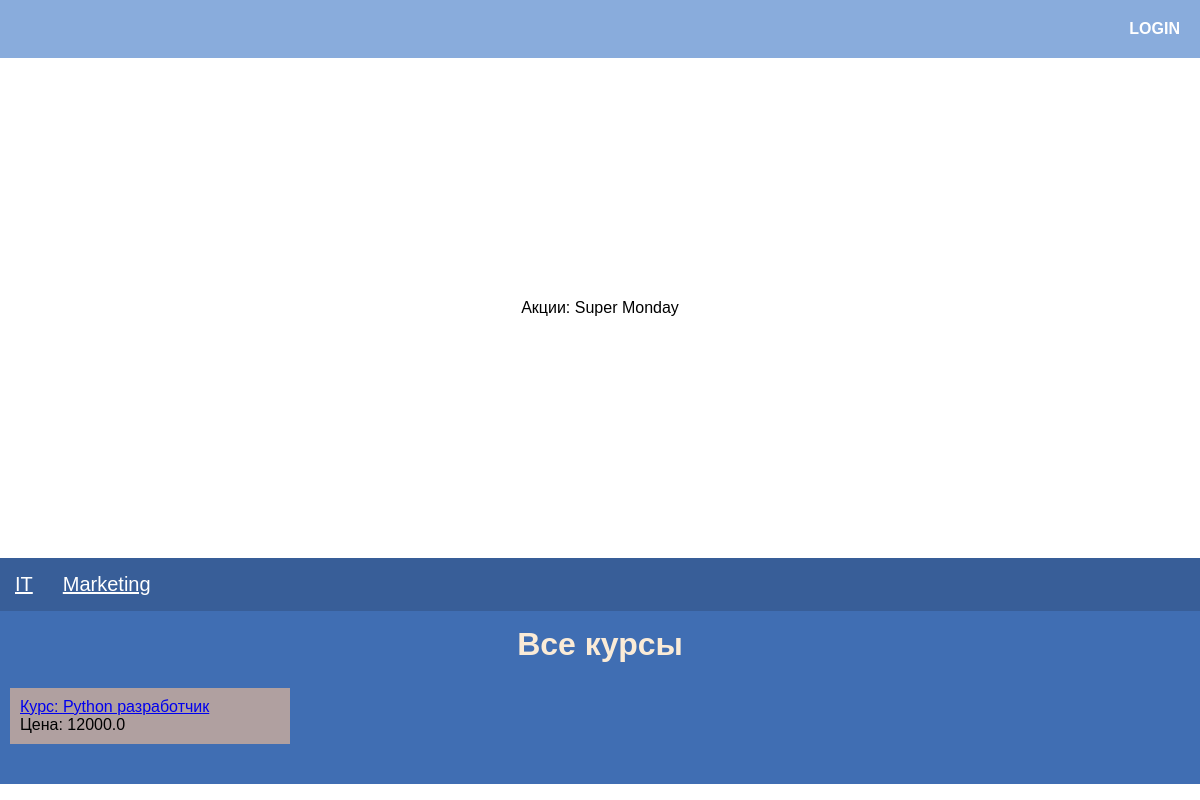
Before: / with the older database file.
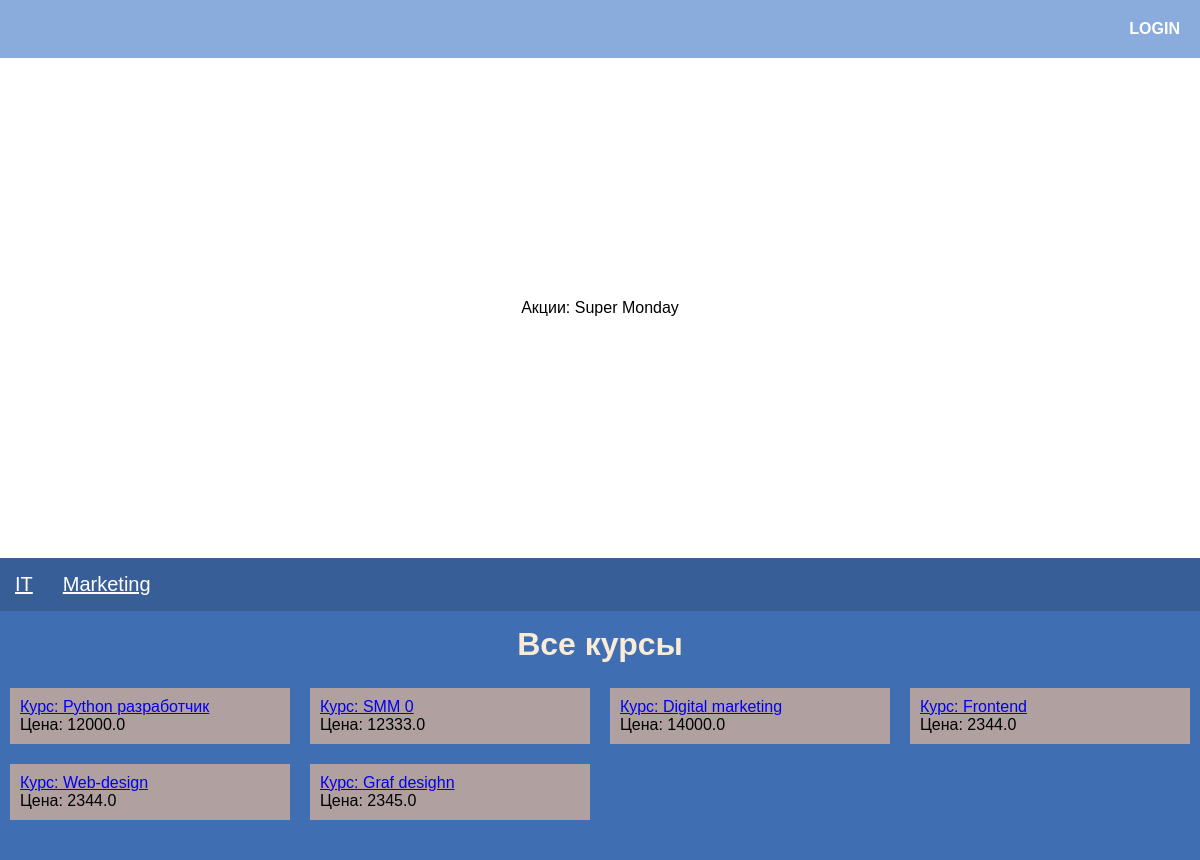
After: the same page with the newer database file.
### main_page/models.py (models this page shows, shortened)
class Sale(models.Model):
    sale_name = models.CharField(max_length=75, null=True, blank=True)
    courses = models.ManyToManyField(Course)
    sale_start_date = models.DateField()
    sale_end_date = models.DateField()

class Category(models.Model):
    category_name = models.CharField(max_length=50)
    added_date = models.DateTimeField(auto_now_add=True)
    def __str__(self):
        return self.category_name

class Course(models.Model):
    course_name = models.CharField(max_length=50)
    course_price = models.FloatField()
    course_period = models.FloatField()
    course_description = models.TextField()
    course_photo = models.ImageField(upload_to='media', null=True, blank=True)
    course_category = models.ForeignKey(Category, on_delete=models.CASCADE)
    added_date = models.DateTimeField(auto_now_add=True)
    def __str__(self):
        return self.course_name

### main_page/views.py (the view)
# urls.py: path('', views.home_page),
def home_page(request):
    category = models.Category.objects.all()
    courses = models.Course.objects.all()
    sales = models.Sale.objects.all()
    context = {'category': category, 'courses': courses, 'sales': sales}
    return render(request, 'homepage.html', context)

### main_page/templates/homepage.html (shortened to what this page needs)
{% load static %}
<!DOCTYPE html>
<html lang="en">
<head>
    <link rel="stylesheet" href="{% static 'css/style.css' %}">
</head>
<body>
    <div class="container">
        <div class="container-block">
            <div class="header">
                <ul>
                    {% if not user.is_authenticated %}
                        <li><a href="/accounts/login">LOGIN</a></li>
                    {% else %}
                        <li><a href="/user_cart">Корзина</a></li>
                        <li><a href="/user_cabinet">Кабинет</a></li>
                        <li><a href="/accounts/logout">LOG OUT</a></li>
                    {% endif %}
                </ul>
            </div>
            <div class="sales">
                Акции: {% for i in sales %} {{ i.sale_name }} {% endfor %}
            </div>
            <div class="category">
                <ul>
                    {% for i in category %}
                        <li>
                            <a href="/category/{{ i }}">{{ i }}</a>
                        </li>
                    {% endfor %}
                </ul>
            </div>
            <div class="courses">
                <div class="courses_all_text">
                    <h1>Все курсы</h1>
                </div>
                <ul>
                    {% for i in courses %}
                        <div class="course_item">
                            <li>
                                <a href="/course/{{ i }}">Курс: {{ i }}</a>
                                <p>Цена: {{ i.course_price }}</p>
                            </li>
                        </div>
                    {% endfor %}
                </ul>
            </div>
        </div>
    </div>
</body>
</html>

Changed rows visible on the page:
added Course: course_name "SMM 0", course_price "12333.0"
added Course: course_name "Digital marketing", course_price "14000.0"
added Course: course_name "Frontend", course_price "2344.0"
added Course: course_name "Web-design", course_price "2344.0"
added Course: course_name "Graf desighn", course_price "2345.0"
